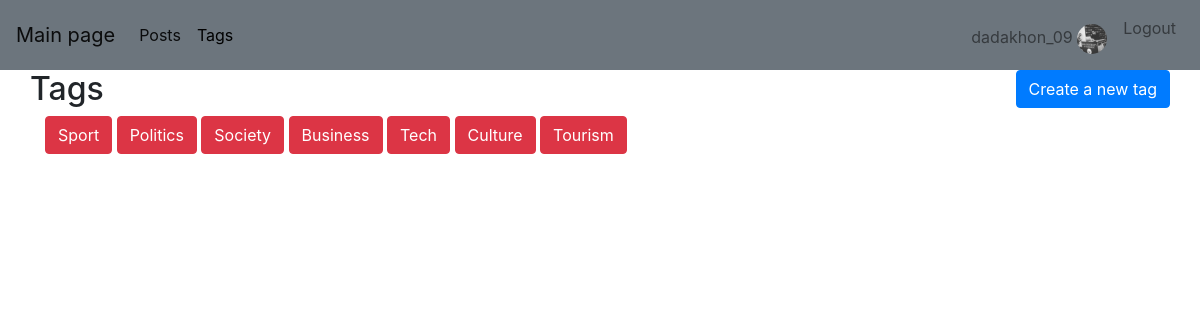
The page /tags/ (signed in) on the database its author committed.
### users/models.py (models this page shows, shortened)
class Profile(models.Model):
    user = models.OneToOneField(User, on_delete=models.CASCADE)
    slug = models.SlugField(blank=True, null=True, unique=True)
    image = models.ImageField(default='default.jpg', blank=True, null=True, upload_to='profile_pics')

### blog/models.py (models this page shows, shortened)
class Tag(models.Model):
    title = models.CharField(max_length=50)
    slug = models.SlugField(max_length=50)
    def get_absolute_url(self):
        return reverse('tag_detail', kwargs={'slug': self.slug})

### blog/views/tags.py (the view)
# urls.py: path('tags/', tag_views.tags, name="tags"),
def tags(request):
    return render(request, 'tags.html', context={})

### blog/templatetags/tags.py (called while the page is built)
@register.simple_tag(name='tags')
def asd():
    return Tag.objects.all()

### templates/tags.html (shortened to what this page needs)
{% extends 'base.html' %}
{% load staticfiles %}
{% block  page_head %}
    <link rel="stylesheet" href="{% static 'My_blog/css/main.css' %}">
    <link rel="stylesheet" href="https://stackpath.bootstrapcdn.com/bootstrap/4.3.1/css/bootstrap.min.css"
>
{% endblock %}
{% block page_content %}
    <div class="container">
        <div class="row">
            <h2>Tags</h2>
            <a class="ml-auto" href="{% url 'tag_create' %}">
                <button class="btn btn-primary">Create a new tag</button>
            </a>
        </div>
        {% for tag in tags %}
            <a href="{{ tag.get_absolute_url }}">
                <button class="btn btn-danger">{{ tag.title }}</button>
            </a>
        {% endfor %}
    </div>
{% endblock %}

### templates/base.html (shortened to what this page needs)
{% load staticfiles tags %}
<!doctype html>
<html lang="en">
<head>
    <link rel="stylesheet" href="https://stackpath.bootstrapcdn.com/bootstrap/4.3.1/css/bootstrap.min.css"
>
    <link rel="stylesheet" href="{% static 'My_blog/css/main.css' %}">
    <link rel="stylesheet" href="https://cdnjs.cloudflare.com/ajax/libs/font-awesome/4.7.0/css/font-awesome.min.css">
</head>
{% block page_head %}
{% endblock %}
<body>
{% tags as tags %}
<nav class="navbar navbar-expand-lg navbar-light bg-secondary">
    <a class="navbar-brand" href="/">Main page</a>
    <div class="collapse navbar-collapse" id="navbarSupportedContent">
        <ul class="navbar-nav mr-auto">
            <li class="nav-item active">
                <a class="nav-link" href="{% url 'posts_list' %}">Posts <span class="sr-only">(current)</span></a>
            </li>
            <li class="nav-item active">
                <div class="dropdown">
                    <button class="dropbtn">Tags</button>
                </div>
            </li>
        </ul>
        <div class="navbar-nav">
            {% if user.is_authenticated %}
                <a class="nav-item nav-link" href="{% url 'profile' %}">
                    <div class="mt-2">{{ user.username }}
                        <img class="rounded-circle account-img" width="30px" height="30px" src="{{ user.profile.image.url }}" alt="">
                    </div>
                </a>
                <a class="nav-item nav-link" href="{% url 'logout' %}">Logout</a>
            {% else %}
                <a class="nav-item nav-link" href="{% url 'login' %}">Login</a>
                <a class="nav-item nav-link" href="{% url 'register' %}">Register</a>
            {% endif %}
        </div>
    </div>
</nav>
{% block page_content %}
{% endblock %}
</body>
</html>

### static/My_blog/css/main.css (style rules this page uses)
.dropbtn { padding: 8px; font-size: 16px; border: none; background: none; }
.dropdown { position: relative; display: inline-block; }

### rows shown on the page
Tag: title "Sport"
Tag: title "Politics"
Tag: title "Society"
Tag: title "Business"
Tag: title "Tech"
Tag: title "Culture"
Tag: title "Tourism"

### other values the page prints
{{ user.username }} "dadakhon_09"
